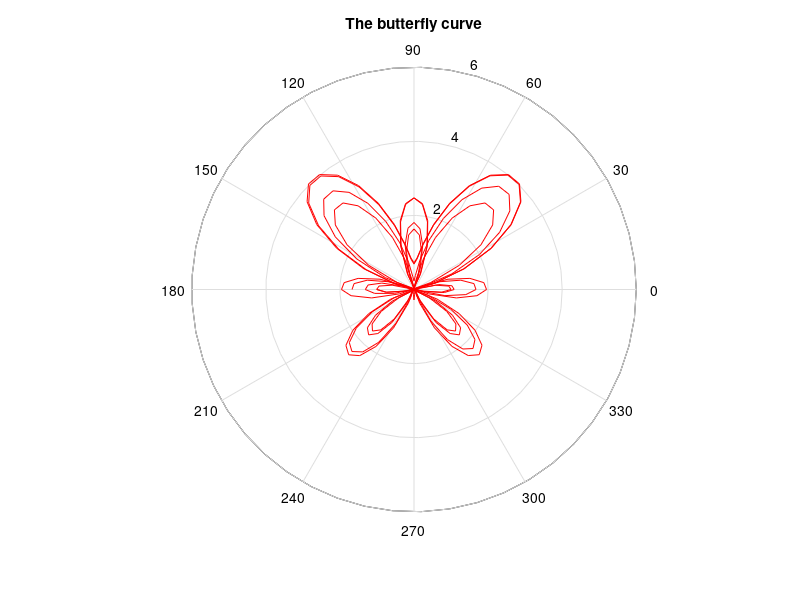

Here is the MATLAB script that generated this plot:
%%Problem 2_23
 theta=0:pi/32:8*pi;
 r=exp(sin(theta))-2*cos(4*theta)-sin((2*theta-pi)/24).^5;
 polar(theta,r,'r-');
 title('The butterfly curve')
